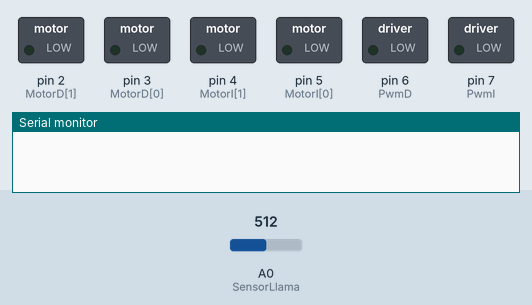
The sketch below on a simulated Arduino Uno, built with avr-gcc and run on an emulated ATmega328P. Shown: switched loads named in the sketch (green lamp = pin HIGH), the last lines printed to the serial monitor. The inputs (shaded band) are chosen by the test bench; at power-on: A0 (SensorLlama) = 512.

Above: at 0.1 s.
At 1.1 s:
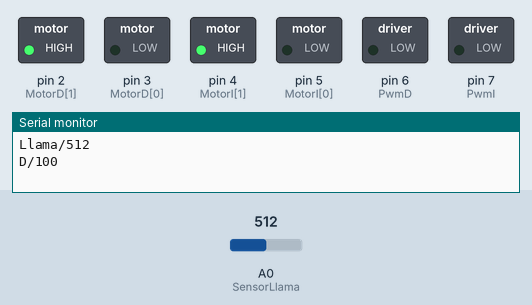
Timing chart, 0 to 2.6 s (numbered marks = the images above):
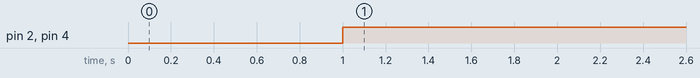

The sketch:

CarritoSensoresArduino.ino
```cpp
//Pines de los motores
int MotorD[2] = {3, 2};
int MotorI[2] = {5, 4};
int PwmD = 6;
int PwmI = 7;
int ValX = 0;
int ValY = 0;
int motorI = 0;
int motorD = 0;
const int SensorLlama = A0;

void setup() {
  pinMode(PwmD, OUTPUT);
  pinMode(PwmI, OUTPUT);
  for (int i = 0; i < 2; i++) {
    pinMode(MotorD[i], OUTPUT);
    pinMode(MotorI[i], OUTPUT);
  }
  pinMode(SensorLlama, INPUT);
  Serial.begin(9600);
}

void loop() {
  DecodificarSerial();

  motorI = map(ValY, -100, 100, -255, 255);
  motorI -= map(ValX, -100, 100, -255, 255);
  motorD = map(ValY, -100, 100, -255, 255);
  motorD += map(ValX, -100, 100, -255, 255);

  /*
    Serial.print("I:");
    Serial.print(motorI);
    Serial.print(" D:");
    Serial.println(motorD);
  */
  motorD = constrain(motorD, -255, 255);
  motorI = constrain(motorI, -255, 255);

  VelocidadMotor(MotorI, PwmI, motorI);
  VelocidadMotor(MotorD, PwmD, motorD);

  int ValorLlama = analogRead(SensorLlama);
  Serial.print("Llama/");
  Serial.print(ValorLlama);
  Serial.print("\n");


// Codigo distancia


//
  Serial.print("D/");
  Serial.print(100);
  Serial.print("\n");
}

//Funcion para Poner una velocidad a un motor
//La velocidad puede ser desde -255 a 255
void VelocidadMotor(int Motor[], int PWM, int Velocidad) {
  if (Velocidad > 0 ) {
    digitalWrite(Motor[0],  1);
    digitalWrite(Motor[1],  0);
  }
  else {
    Velocidad = - Velocidad;
    digitalWrite(Motor[0], 0);
    digitalWrite(Motor[1], 1);
  }
  analogWrite(PWM, Velocidad);
}


void DecodificarSerial() {
  String Mensaje = Serial.readStringUntil('\n');
  int PosicionPleca = Mensaje.indexOf('/');
  int PosicionSaltoLinea = Mensaje.length();
  String Dato = Mensaje.substring(0, PosicionPleca);
  int Valor = Mensaje.substring(PosicionPleca + 1, PosicionSaltoLinea).toInt();
  if (Dato.equals("X")) {
    ValX = Valor;
  }
  else if (Dato.equals("Y")) {
    ValY = Valor;
  }
}
```

Measured:
- by itself, pin 2 (MotorD[1]), pin 4 (MotorI[1]): LOW → HIGH at 1.0 s
